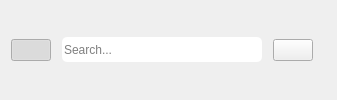
        <widget class="QWidget" name="widget" native="true">
         <layout class="QHBoxLayout" name="horizontalLayout_7">
          <item>
           <layout class="QHBoxLayout" name="horizontalLayout_6">
            <item>
             <widget class="QPushButton" name="pushButton_15">
              <property name="text">
               <string/>
              </property>
              <property name="icon">
               <iconset>
                <normaloff>../../Downloads/icons8-menu-50 (2).png</normaloff>
                <normalon>../../Downloads/icons8-menu-50 (3).png</normalon>../../Downloads/icons8-menu-50 (2).png</iconset>
              </property>
              <property name="iconSize">
               <size>
                <width>30</width>
                <height>30</height>
               </size>
              </property>
              <property name="checkable">
               <bool>true</bool>
              </property>
              <property name="checked">
               <bool>true</bool>
              </property>
              <property name="flat">
               <bool>true</bool>
              </property>
             </widget>
            </item>
           </layout>
          </item>
          <item>
           <layout class="QHBoxLayout" name="horizontalLayout_5">
            <item>
             <widget class="QLineEdit" name="lineEdit">
              <property name="styleSheet">
               <string notr="true">QLineEdit{
width: 200px;
height: 25px;
margin : 5px;
background-color: white;
font-family: 'Raleway', sans-serif;
border-radius: 5px;
}
QLineEdit:hover{
background-color: #ddd;
 color: black;

}
</string>
              </property>
              <property name="maxLength">
               <number>9</number>
              </property>
              <property name="placeholderText">
               <string>Search...</string>
              </property>
             </widget>
            </item>
            <item>
             <widget class="QPushButton" name="pushButton_16">
              <property name="styleSheet">
               <string notr="true"/>
              </property>
              <property name="text">
               <string/>
              </property>
              <property name="icon">
               <iconset>
                <normaloff>../../Downloads/icons8-search-50.png</normaloff>
                <normalon>../../Downloads/icons8-search-50 (1).png</normalon>../../Downloads/icons8-search-50.png</iconset>
              </property>
              <property name="checkable">
               <bool>true</bool>
              </property>
              <property name="flat">
               <bool>false</bool>
              </property>
             </widget>
            </item>
           </layout>
          </item>
          <item>
           <widget class="QLabel" name="label_6">
            <property name="text">
             <string/>
            </property>
           </widget>
          </item>
         </layout>
        </widget>
